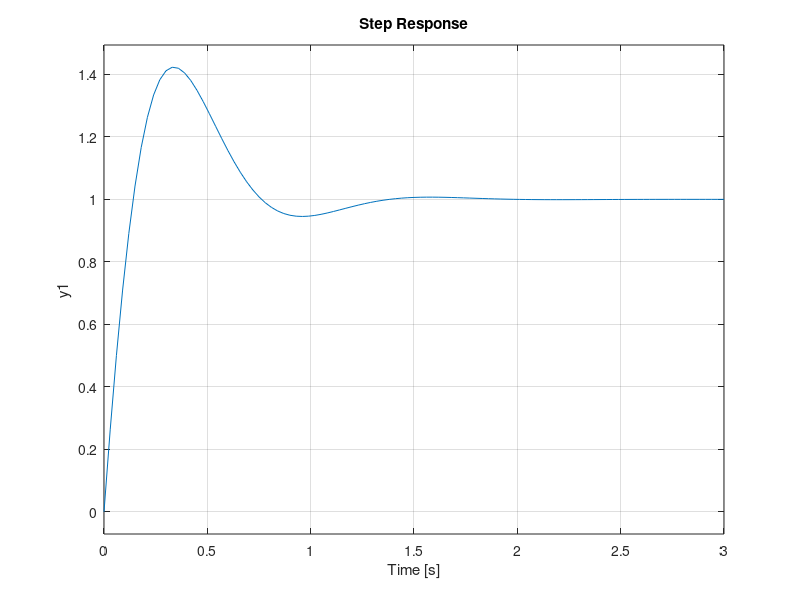

Source code (MATLAB): (Note: this script raises an error after producing the figure.)
% Portefølje 1
clear;
% Parameters
m=1;
l=0.5;
g=9.82;
lp = pi/3;
I = 1/3*m*((2*l)^2);
b = 0.1;

%% State space model / Linearized at pi/3

A = [0 1; (g*m*l*cos(lp))/I -b/I];
B = [0; 1/I];
C = [1 0];
D = 0;

openloop_ss = ss(A,B,C,D);
[gs_a, gs_b] = ss2tf(A,B,C,D);
Gs = tf(gs_a, gs_b)

%%Specification

tr = 1.0;
ts = 1.2;
mp=0.005;

wn = 1.8/tr

zeta = sqrt(((log(mp))/(-pi))^2/(1+((log(mp))/(-pi))^2))

sigma = 4.6/ts


% Regulering
s = tf('s');

% Ks og nulpunkter
Td = 1/6.86;
Ti = 1/1.66;
kp = 20.86;
Ks = kp*(Td*s^2+s+1/Ti)/s;

%karakteristisk ligning
Ls1 = Ks*Gs % openloop

phandle = figure('Name','float_me');
%rlocus(Ls1)



%Plot2LaTeX(phandle,'images/matlab_rlocus')

Ts = (Ks*Gs)/(1+Ks*Gs); % closedloop

step(Ts);

stepinfo(Ts);

% n;ste fors'g med nye nulpunkter
% Ks og nulpunkter
Td = 1/6.86;
Ti = 1/1.66;
kp = 60.86;
Ks = kp*(Td*s^2+s+1/Ti)/s;

%karakteristisk ligning
Ls = Ks*Gs; % openloop

Ts = (Ks*Gs)/(1+Ks*Gs); % closedloop

step(Ts);

stepinfo(Ts);

Td = 1/6.86;
Ti = 1/1.66;
kp = 60.86;

Kd = Td*kp
Ki = (1/Ti)*kp

ks = kp*(Td*s^2+s+1/Ti)/s;
ks_simu= kp + Ki*(1/s)+Kd*s

cltf = ks_simu*Gs/(1+ks*Gs);

clft_1= ks*Gs/(1+ks*Gs);
figure(1)
step(cltf)
stepinfo(cltf);

figure(2)
step(clft_1)
stepinfo(clft_1);


figure(2)
step(clft_1)
stepinfo(clft_1);


close all
